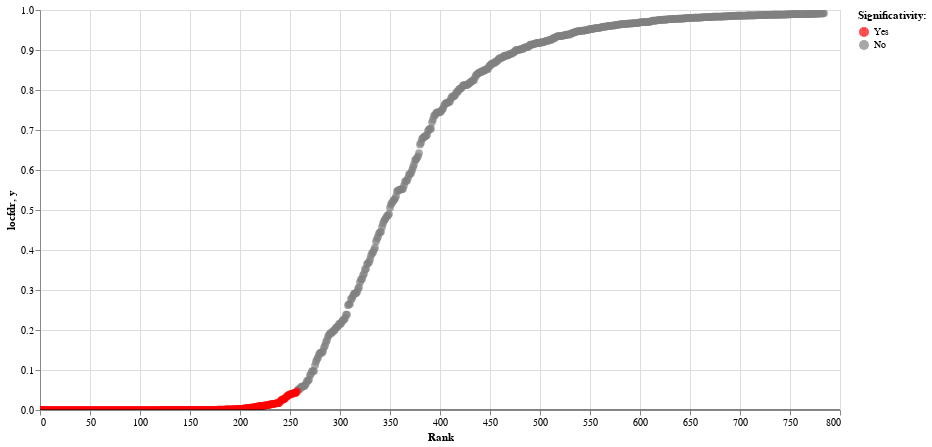

Here is the notebook cell this chart was saved with:
### Code cell
def snake_plot_update(results_directory, tools_available):
    
    
    def _MAGeCK_RRA_snake_plot(comparison, fdr_cutoff, non_sig, sig, results_directory, tools_available):
        tool = "MAGeCK_RRA"
        treatment, control = comparison.split("_vs_")
        source = MAGeCK_RRA_data(comparison = comparison, control = "", tool = tool, results_directory=results_directory, tools_available=tools_available)
        source['default_rank'] = source['neg|lfc'].rank(ascending=False)
        source.loc[source['neg|fdr'] < 0.05, 'significant'] = 'Yes'
        source.loc[source['neg|fdr'] >= 0.05, 'significant'] = 'No'
        domain = ['Yes', 'No']
        range_ = [sig, non_sig]

        chart = alt.Chart(source).mark_circle(size=60).encode(
            x=alt.X('default_rank:Q', axis=alt.Axis(title='Rank')),
            y=alt.Y('neg|lfc:Q'),
            tooltip=['id', 'num', 'neg|lfc', 'neg|fdr', 'significant', 'neg|rank', 'default_rank'],
            color=alt.Color('significant', scale=alt.Scale(domain=domain, range=range_), legend=alt.Legend(title="Significativity:")),
            order=alt.Order('significant:N')
        ).properties(width=800, height=400).interactive()
        line = alt.Chart(pd.DataFrame({'y': [0]})).mark_rule().encode(y='y')
        chart = (chart + line)
        display(chart)
        
        
    def _CRISPhieRmix_snake_plot(comparison, fdr_cutoff, non_sig, sig,results_directory, tools_available):
        tool = "CRISPhieRmix"
        treatment, control = comparison.split("_vs_")
        source = CRISPhieRmix_data(comparison = comparison, control = "", tool = tool, results_directory=results_directory, tools_available=tools_available)
        source['default_rank'] = source['locfdr'].rank(method='dense')
        source.loc[source['locfdr'] < 0.05, 'significant'] = 'Yes'
        source.loc[source['locfdr'] >= 0.05, 'significant'] = 'No'
        domain = ['Yes', 'No']
        range_ = [sig, non_sig]

        chart = alt.Chart(source).mark_circle(size=60).encode(
            x=alt.X('default_rank:Q', axis=alt.Axis(title='Rank')),
            y=alt.Y('locfdr:Q'),
            tooltip=['gene', 'locfdr', 'score', 'FDR', 'significant', 'default_rank'],
            color=alt.Color('significant', scale=alt.Scale(domain=domain, range=range_), legend=alt.Legend(title="Significativity:")),
            order=alt.Order('significant:N')
        ).properties(width=800, height=400).interactive()

        line = alt.Chart(pd.DataFrame({'y': [0]})).mark_rule().encode(y='y')

        chart = (chart + line)
        display(chart)

    
    
    def _plot(event):
        tool = tools_widget.value
        comparison = comparisons_widget.value
        fdr_cutoff = fdr_widget.value
        non_sig = color_non_widget.value
        sig = color_sig_widget.value
        if tool == "MAGeCK_RRA":
            _MAGeCK_RRA_snake_plot(comparison, fdr_cutoff, non_sig, sig, results_directory, tools_available)
        if tool == "MAGeCK_MLE":
            MAGeCK_MLE_snake_plot(comparison, fdr_cutoff, non_sig, sig, results_directory, tools_available)
        if tool == "CRISPhieRmix":
            _CRISPhieRmix_snake_plot(comparison, fdr_cutoff, non_sig, sig, results_directory, tools_available)
        if tool == "in_house_method":
            in_house_snake_plot(comparison, fdr_cutoff, non_sig, sig, results_directory, tools_available)
        if tool == "GSEA-like":
            GSEA_like_snake_plot(comparison, fdr_cutoff, non_sig, sig, results_directory, tools_available)
        if tool == "BAGEL":
            BAGEL_snake_plot(comparison, fdr_cutoff, non_sig, sig, results_directory, tools_available)
        else:
            print("Choose a tool.")
    
    
    def update_comparisons_widget(new):
        comparisons_widget.options = tools_available[tools_widget.value].keys()

    tools = [tool for tool in tools_available.keys() if tool != "DESeq2"]
    tools_widget = widgets.Dropdown(options=set(tools), description='Tool:', value=tools[0])
    tools_widget.observe(update_comparisons_widget, 'value')

    
    comparisons_list = os.listdir(os.path.join(results_directory, tools_widget.value))
    comparisons_widget = widgets.Dropdown(options=set(comparisons_list), description='Comparison:')
    
    fdr_widget = widgets.FloatSlider(min=0.0, max=1.0, step=0.01, value=0.05)
    
    color_sig_widget = widgets.ColorPicker(concise=False, description='Pick a color', value='red')
    color_non_widget = widgets.ColorPicker(concise=False, description='Pick a color', value='gray')
    
    display(tools_widget)
    display(comparisons_widget)
    display(fdr_widget)
    display(color_sig_widget)
    display(color_non_widget)
    
    button = widgets.Button(description='Click!')
    
    display(button)
    
    button.on_click(_plot)
    
snake_plot_update(results_directory, tools_available)

### Figure 1 — Vega-Lite specification as saved in the notebook (floating-point values rounded to 4 significant figures; data arrays with more than 128 entries replaced by an {"elided": "..."} marker saying what was removed)
{"config": {"view": {"continuousWidth": 400, "continuousHeight": 300}}, "layer": [{"data": {"name": "data-bfb79431674aeaf59f031e941b3794fa"}, "mark": {"type": "circle", "size": 60}, "encoding": {"color": {"field": "significant", "legend": {"title": "Significativity:"}, "scale": {"domain": ["Yes", "No"], "range": ["red", "gray"]}, "type": "nominal"}, "order": {"field": "significant", "type": "nominal"}, "tooltip": [{"field": "gene", "type": "nominal"}, {"field": "locfdr", "type": "quantitative"}, {"field": "score", "type": "quantitative"}, {"field": "FDR", "type": "quantitative"}, {"field": "significant", "type": "nominal"}, {"field": "default_rank", "type": "quantitative"}], "x": {"axis": {"title": "Rank"}, "field": "default_rank", "type": "quantitative"}, "y": {"field": "locfdr", "type": "quantitative"}}, "height": 400, "selection": {"selector003": {"type": "interval", "bind": "scales", "encodings": ["x", "y"]}}, "width": 800}, {"data": {"name": "data-06fd9f850666401b4599de5588b60692"}, "mark": "rule", "encoding": {"y": {"field": "y", "type": "quantitative"}}}], "$schema": "https://vega.github.io/schema/vega-lite/v4.17.0.json", "datasets": {"data-bfb79431674aeaf59f031e941b3794fa": {"elided": "956 records"}, "data-06fd9f850666401b4599de5588b60692": [{"y": 0}]}}
